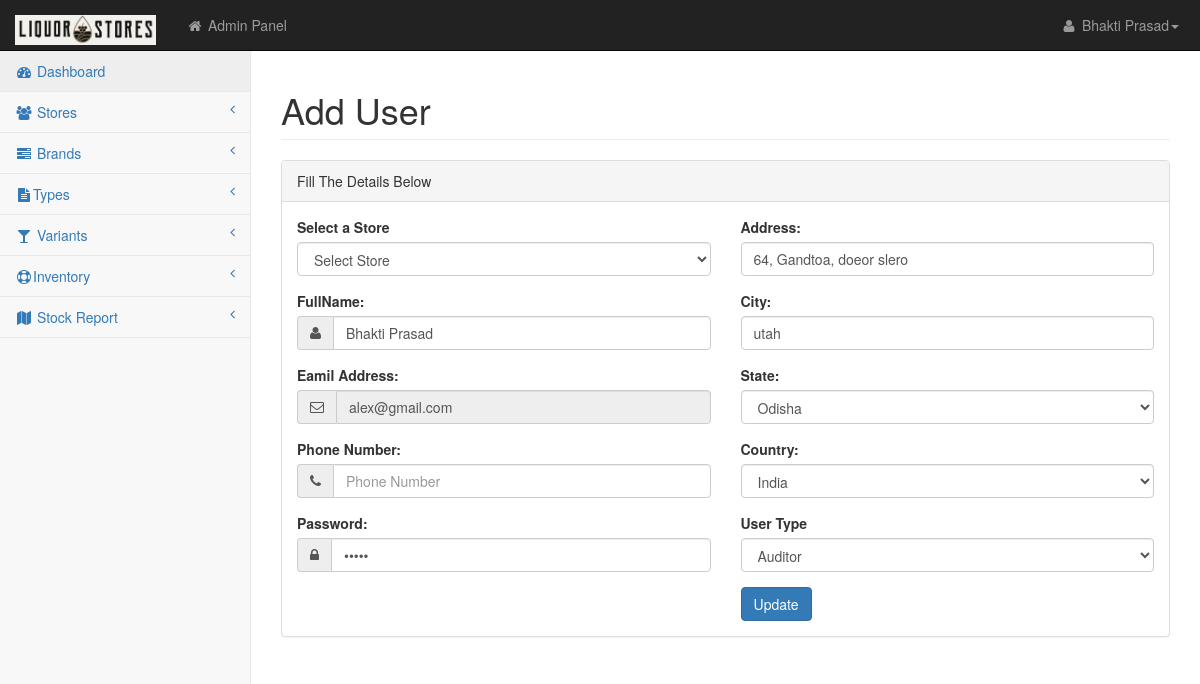
The app's page /add_user.php?id=1 with its own data.
### tables this page shows
CREATE TABLE `users` (
  `id` int(11) NOT NULL AUTO_INCREMENT,
  `store_id` int(11) DEFAULT NULL,
  `name` varchar(255) DEFAULT NULL,
  `email` varchar(255) NOT NULL,
  `mobile` bigint(11) NOT NULL,
  `adharno` bigint(20) NOT NULL,
  `password` varchar(30) NOT NULL,
  `address` varchar(255) NOT NULL,
  `country` varchar(15) NOT NULL,
  `zip` int(10) DEFAULT NULL,
  `city` varchar(50) NOT NULL,
  `state` varchar(20) NOT NULL,
  `type` varchar(10) DEFAULT NULL,
  `activated` char(1) DEFAULT 'N',
  PRIMARY KEY (`id`)
);

### add_user.php (the view, shortened to what this page needs)
<?php
include("top.php");
echo $id=$_GET["id"];
$act=$_GET['action'];
?>
<?php
 if($id)
{
$sel="SELECT *,`password`, AES_DECRYPT(`password`, SHA1('aalizzwell')) AS passd FROM users WHERE id='$id'";
$selqry=mysql_query($sel);
$selrow=mysql_fetch_object($selqry);
}
 ?>
    </head>
    <body>
        <div id="wrapper">
             <?php include("nav.php"); ?>
            <div id="page-wrapper">
                <div class="row">
                    <div class="col-lg-12">
                        <h1 class="page-header"><?php if($act=='edit') { ?>Edit <? } if($act=='view')  { ?>View <? } else {?>Add <?php } ?>User</h1>
                    </div>
                </div>
                <div class="row">
                    <div class="col-lg-12">
                        <div class="panel panel-default">
                            <div class="panel-heading">
                                Fill The Details Below
                            </div>
                            <div class="panel-body">
                                <div class="row">
                                <form role="form" name="profile" id="profile" method="post" enctype="multipart/form-data">
                                    <div class="col-lg-6">
												 <div class="form-group">
                                    <label>Select a Store </label>
                                      <select class="form-control" name="store_id"  <? if($act=='view')  { ?>disabled <?php } ?> required>
                                                <?php echo GetCombo("Store","stores","id","name","","id","$store_id") ?>
                                               </select>
                                            </div>
                                            <div class="form-group">
                                            <label>FullName:</label>
                                            <div class="form-group input-group">
                                                <span class="input-group-addon"><i class="fa fa-user"></i></span>
<input class="form-control" placeholder="Full Name" name="fullname" value="<?php echo $selrow->name; ?>" required>
                                            </div>
                                            </div>
											 <div class="form-group">
                                            <label>Eamil Address:</label>
                                            <div class="form-group input-group">
                                                <span class="input-group-addon"><i class="fa fa-envelope-o"></i></span>
 <input type="email" class="form-control" placeholder="name@example.com" name="email" value="<?php echo $selrow->email; ?>"<?php if($id) { ?>readonly="readonly"<? }?> required>
                                            </div>
                                            </div>
											<div class="form-group">
                                            <label>Phone Number:</label>
                                             <div class="form-group input-group">
                                                <span class="input-group-addon"><i class="fa fa-phone"></i>
                                                </span>
<input type="number" class="form-control" placeholder="Phone Number" name="contactno" value="<?php echo $selrow->contactno; ?>" required>
                                            </div>
                                            </div>
                                            <div class="form-group">
                                            <label>Password:</label>
                                            <div class="form-group input-group">
                                                <span class="input-group-addon"><i class="fa fa-lock"></i></span>
<input type="password" class="form-control" placeholder="Password" name="password" value="<?php echo $selrow->passd; ?>" required>
                                            </div>
                                            </div>
                                    </div>
                                    <div class="col-lg-6">
                                    <div class="form-group">
                                            <label>Address:</label>
                                                <input class="form-control" placeholder="Address" name="address" value="<?php echo $selrow->address; ?>" required>
                                            </div>
                                            <div class="form-group">
                                            <label>City:</label>
              <input class="form-control" placeholder="City" name="city" value="<?php echo $selrow->city; ?>" required>
                                            </div>
                                            <div class="form-group">
                                            <label>State:</label>
                                               <select name="state" id="state" class="form-control" required>
  <option value="Odisha" selected >Odisha</option>
</select>
                                            </div>
                                            <div class="form-group">
                                            <label>Country:</label>
                                                <select class="form-control" name="country" required>
                                                    <option value="India" selected >India</option>
                                                </select>
                                            </div>
                                <div class="form-group">
                                    <label>User Type</label>
                                      <select class="form-control" name="type" required>
											<option value="AUDIT" selected >Auditor</option>
                                                </select>
                                            </div>
                          <input name="submit" type="submit" class="btn btn-primary" value="<?php if($id) { ?>Update<? } else { ?>Add User<? } ?>">
                                    </div>
                                    </form>
                                </div>
                            </div>
                        </div>
                    </div>
                </div>
            </div>
        </div>
    </body>
</html>

### css/startmin.css (style rules this page uses)
body { background-color: #f8f8f8; }
#wrapper { width: 100%; }
#page-wrapper { padding: 30px 15px 0 15px; min-height: 568px; background-color: #fff; }
@media (min-width:768px) { #page-wrapper { position: inherit; margin-left: 250px; padding: 30px 30px 0 30px; border-left: 1px solid #e7e7e7; } }

### records on screen
users: fullname "Bhakti Prasad", email "alex@gmail.com", address "64, Gandtoa, doeor slero", city "utah"

### other values on screen
GetName('users','name','id','1') "Bhakti Prasad"
